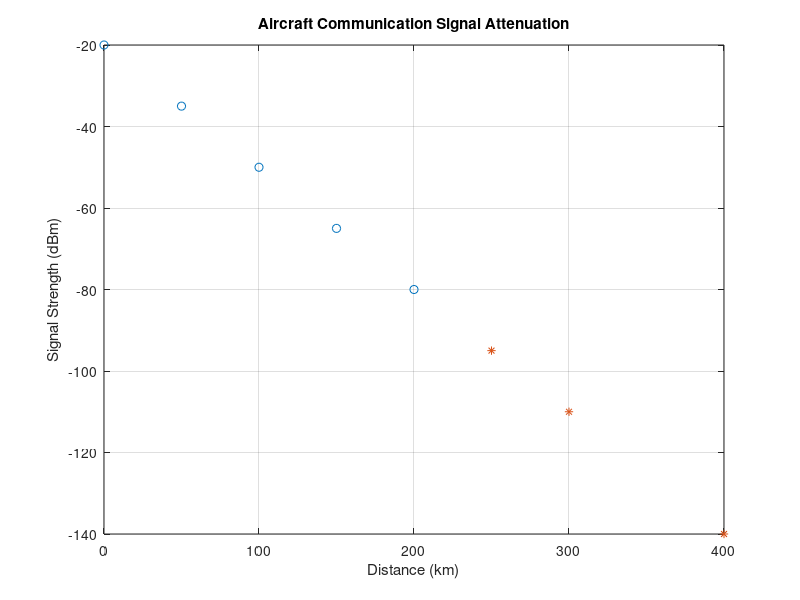

Recreate this plot in MATLAB.
% Clear command window and workspace
clc;
clear;

% --- Communication Data ---
distance = [0 50 100 150 200];      % Distance in km
signal = [-20 -35 -50 -65 -80];     % Signal strength in dBm

% --- Linear Model ---
% Fit a line to the distance vs. signal strength data
model = polyfit(distance, signal, 1);
k = model(1);  % Attenuation coefficient (slope)
S0 = model(2); % Initial signal strength (y-intercept)

fprintf("Signal Model:\n");
fprintf("S = %.3fd + %.2f\n", k, S0);

% --- Prediction for New Distances ---
newDistance = [250 300 400]; % Test distances
predictedSignal = k * newDistance + S0; % Calculate expected signal strength

disp("Distance:");
disp(newDistance);
disp("Signal Strength:");
disp(predictedSignal);

% --- Find Communication Limit ---
% Calculate the maximum distance before the signal drops to -100 dBm
limit = -100;
range = (limit - S0) / k;
fprintf("Maximum communication range = %.2f km\n", range);

% --- Plotting ---
plot(distance, signal, 'o'); % Plot actual test data
hold on;
plot(newDistance, predictedSignal, '*'); % Plot predicted data points
xlabel("Distance (km)");
ylabel("Signal Strength (dBm)");
title("Aircraft Communication Signal Attenuation");
grid on;
